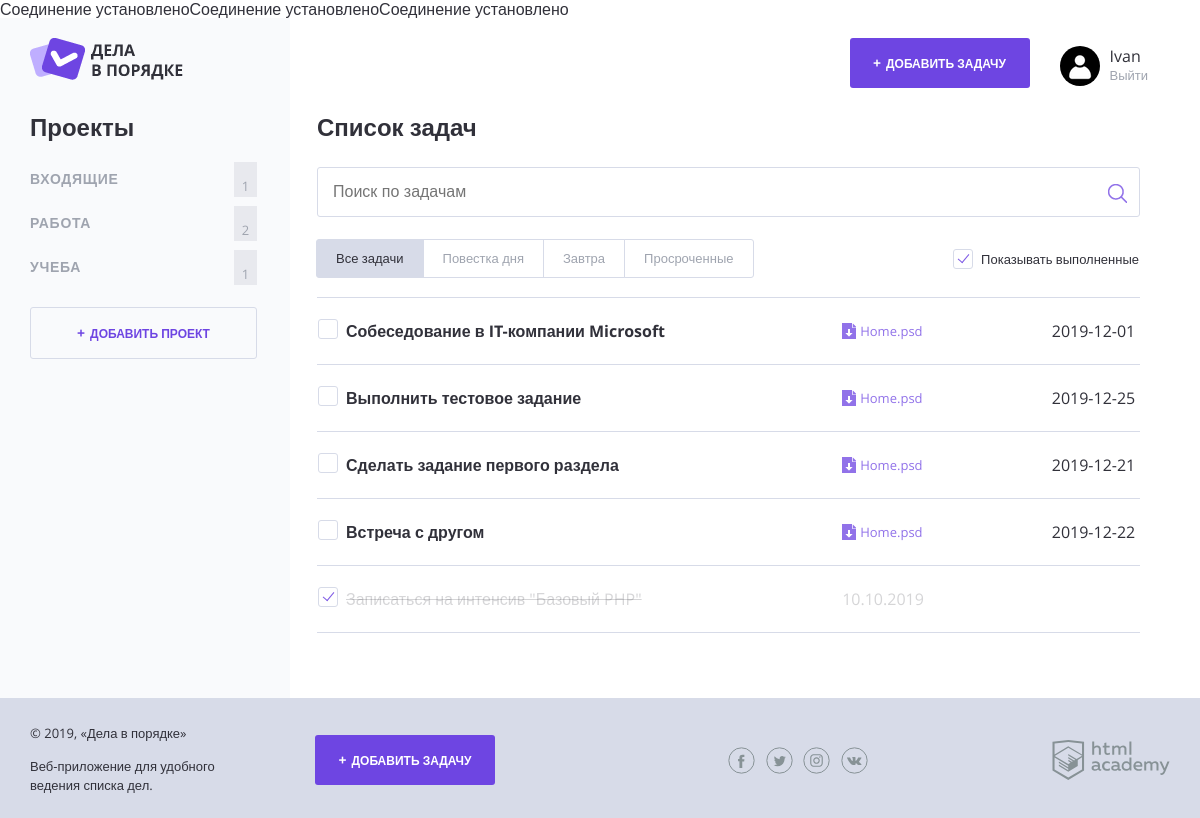
The page / on the database its author committed.
### tables this page shows
CREATE TABLE tasks (
    id INT AUTO_INCREMENT PRIMARY KEY, 
    user_id INT, 
    project_id INT, 
    date_created DATE NOT NULL,
    date_done DATE,
    done TINYINT DEFAULT 0,
    name CHAR(255) NOT NULL,
    file CHAR(255),
    date_planned DATE,
    FOREIGN KEY (user_id) REFERENCES users(id),
    FOREIGN KEY (project_id) REFERENCES projects(id)	
);

### templates/index.php (the view, shortened to what this page needs)
<h2 class="content__main-heading">Список задач</h2>
<form class="search-form" action="index.php" method="post">
    <input class="search-form__input" type="text" name="" value="" placeholder="Поиск по задачам">
    <input class="search-form__submit" type="submit" name="" value="Искать">
</form>
<div class="tasks-controls">
    <nav class="tasks-switch">
        <a href="/" class="tasks-switch__item tasks-switch__item--active">Все задачи</a>
        <a href="/" class="tasks-switch__item">Повестка дня</a>
        <a href="/" class="tasks-switch__item">Завтра</a>
        <a href="/" class="tasks-switch__item">Просроченные</a>
    </nav>
    <label class="checkbox">
        <span class="checkbox__text">Показывать выполненные</span>
    </label>
</div>
<table class="tasks">
    <?php foreach($tasks as $key => $item): ?>
    <?php if( !(($item['done']===true)&&($show_complete_tasks===0)) ): ?>
    <tr class="tasks__item task <?php if ($item['done']===true): ?> task--completed <?php endif; ?> <?php if ( date_task_exec($item['date'])=='make'): ?> task--important <?php  endif; ?>">
        <td class="task__select">
            <label class="checkbox task__checkbox">
                <span class="checkbox__text" <?php if ( date_task_exec($item['date'])=='overdue' ): ?> style="color:red;"
                    <?php  endif; ?>>
                    <?php print(esc($item['name'])); ?>
                </span>
            </label>
        </td>
        <td class="task__file">
            <a class="download-link" href="#">Home.psd</a>
        </td>
        <td class="task__date">
            <?php print(esc($item['date']));?>
        </td>
    </tr>
    <?php endif; ?>
    <?php endforeach; ?>
    <?php if($show_complete_tasks == 1): ?>
    <tr class="tasks__item task task--completed">
        <td class="task__select">
            <label class="checkbox task__checkbox">
                <span class="checkbox__text">Записаться на интенсив "Базовый PHP"</span>
            </label>
        </td>
        <td class="task__date">10.10.2019</td>
        <td class="task__controls">
        </td>
    </tr>
    <?php endif; ?>
</table>

### functions.php (shortened to what this page needs)
<?php
function include_template($name, $data)
{
    $name = 'templates/' . $name;
    extract($data);
    require $name;
    $result = ob_get_clean();
    return $result;
}
function count_tasks($t, $p)
{
    $count = 0;
    foreach ($t as $key => $item) {
        if (strcasecmp(trim($item['project']), trim($p)) == 0) {
            $count++;
        }
    }
    return $count;
}
function esc($str)
{
    $text = htmlspecialchars($str);
    return $text;
}
function date_task_exec($d)
{
    $result = '';
    $cur_date = time();
    $task_date = strtotime($d);
    $cur_date = floor($cur_date / 3600);
    $task_date = floor($task_date / 3600);
    $diff = $task_date - $cur_date;
    return $result;
}
function connect_users($con, $us_eml)
{
    if ($con == false) {
        print ("Ошибка подключения: " . mysqli_connect_error());
    } else {
        mysqli_set_charset($con, "utf8");
        $sql = "SELECT name, email FROM users WHERE users.email = '" . trim($us_eml) . "';";
        $result = mysqli_query($con, $sql);
        $rows = mysqli_fetch_all($result, MYSQLI_ASSOC);
        return $rows[0];
    }
}
function connect_projects($con, $us_eml_found)
{
    if ($con == false) {
        print ("Ошибка подключения: " . mysqli_connect_error());
    } else {
        print ("Соединение установлено");
        mysqli_set_charset($con, "utf8");
        $sql = "SELECT name FROM projects WHERE projects.user_id = (SELECT id FROM users WHERE users.email = '" . trim($us_eml_found) . "') GROUP BY name ;";
        $result = mysqli_query($con, $sql);
        $rows = mysqli_fetch_all($result, MYSQLI_ASSOC);
        $tmp = [];
        foreach ($rows as $key => $item) {
            foreach ($item as $key2 => $item2) {
                array_push($tmp, $item2);
            }
        }
        return $tmp;
    }
}
function connect_tasks($con, $us_eml_found)
{
    if ($con == false) {
        print ("Ошибка подключения: " . mysqli_connect_error());
    } else {
        print ("Соединение установлено");
        mysqli_set_charset($con, "utf8");
        $sql = "SELECT tasks.name, tasks.date_planned AS date, projects.name AS project, tasks.done FROM tasks INNER JOIN projects ON tasks.user_id = (SELECT id FROM users WHERE users.email = '" . trim($us_eml_found) . "') WHERE projects.user_id = (SELECT id FROM users WHERE users.email = '" . trim($us_eml_found) . "') AND projects.id = tasks.project_id;";
        $result = mysqli_query($con, $sql);
        $rows = mysqli_fetch_all($result, MYSQLI_ASSOC);
        return $rows;
    }
}
?>

### templates/layout.php (shortened to what this page needs)
<!DOCTYPE html>
<html lang="ru">
<head>
    <link rel="stylesheet" href="css/normalize.css">
    <link rel="stylesheet" href="css/style.css">
    <link rel="stylesheet" href="css/flatpickr.min.css">
</head>
<body>
<div class="page-wrapper">
    <div class="container container--with-sidebar">
        <header class="main-header">
            <a href="/">
                <img src="img/logo.png" width="153" height="42" alt="Логотип Дела в порядке">
            </a>
            <div class="main-header__side">
                <a class="main-header__side-item button button--plus open-modal" href="pages/form-task.html">Добавить задачу</a>
                <div class="main-header__side-item user-menu">
                    <div class="user-menu__image">
                        <img src="img/user.png" width="40" height="40" alt="Пользователь">
                    </div>
                    <div class="user-menu__data">
                        <p><?php print($user_name); ?></p>
                        <a href="#">Выйти</a>
                    </div>
                </div>
            </div>
        </header>
        <div class="content">
            <section class="content__side">
                <h2 class="content__side-heading">Проекты</h2>
                <nav class="main-navigation">
                    <ul class="main-navigation__list">
                       <?php foreach($projects as $key => $item): ?>
                        <li class="main-navigation__list-item">
                            <a class="main-navigation__list-item-link" href="#">
                            <?php print($item); ?>
                            </a>
                            <span class="main-navigation__list-item-count"><?php print(count_tasks($tasks,$item)); ?></span>
                        </li>
                        <?php endforeach; ?>
                    </ul>
                </nav>
                <a class="button button--transparent button--plus content__side-button"
                   href="pages/form-project.html" target="project_add">Добавить проект</a>
            </section>
            <main class="content__main">
                  <?php print($content); ?>
            </main>
        </div>
    </div>
</div>
<footer class="main-footer">
    <div class="container">
        <div class="main-footer__copyright">
            <p>© 2019, «Дела в порядке»</p>
            <p>Веб-приложение для удобного ведения списка дел.</p>
        </div>
        <a class="main-footer__button button button--plus" href="pages/form-task.html">Добавить задачу</a>
        <div class="main-footer__social social">
            <a class="social__link social__link--facebook" href="#">
            </a>
            <a class="social__link social__link--twitter" href="#">
            </a>
            <a class="social__link social__link--instagram" href="#">
            </a>
            <a class="social__link social__link--vkontakte" href="#">
            </a>
        </div>
        <div class="main-footer__developed-by">
            <a href="https://htmlacademy.ru/intensive/php">
                <img src="img/htmlacademy.svg" alt="HTML Academy" width="118" height="40">
            </a>
        </div>
    </div>
</footer>
</body>
</html>

### index.php (shortened to what this page needs)
<?php
$show_complete_tasks = rand(0, 1);
require_once('functions.php');
$us_eml_form = esc("ivan@mail.ru");
$connect = mysqli_connect("localhost", "root", "", "things_fine");
$user_name = connect_users($connect, $us_eml_form);
$projects = connect_projects($connect, $user_name['email']);
$tasks = connect_tasks($connect, $user_name['email']);
$page_content = include_template('index.php', ['tasks' => $tasks, 'show_complete_tasks' => $show_complete_tasks]);
$layout_content = include_template('layout.php', [
    'content' => $page_content,
    'projects' => $projects,
    'user_name' => $user_name['name'],
    'title' => 'Дела в порядке',
    'tasks' => $tasks
]);
print ($layout_content);
?>

### rows shown on the page
tasks: name "Собеседование в IT-компании Microsoft", date_planned "2019-12-01"
tasks: name "Выполнить тестовое задание", date_planned "2019-12-25"
tasks: name "Сделать задание первого раздела", date_planned "2019-12-21"
tasks: name "Встреча с другом", date_planned "2019-12-22"

### other values the page prints
$user_name "Ivan"
$item "ВХОДЯЩИЕ"
count_tasks($tasks,$item) "1"
$item "РАБОТА"
count_tasks($tasks,$item) "2"
$item "УЧЕБА"
